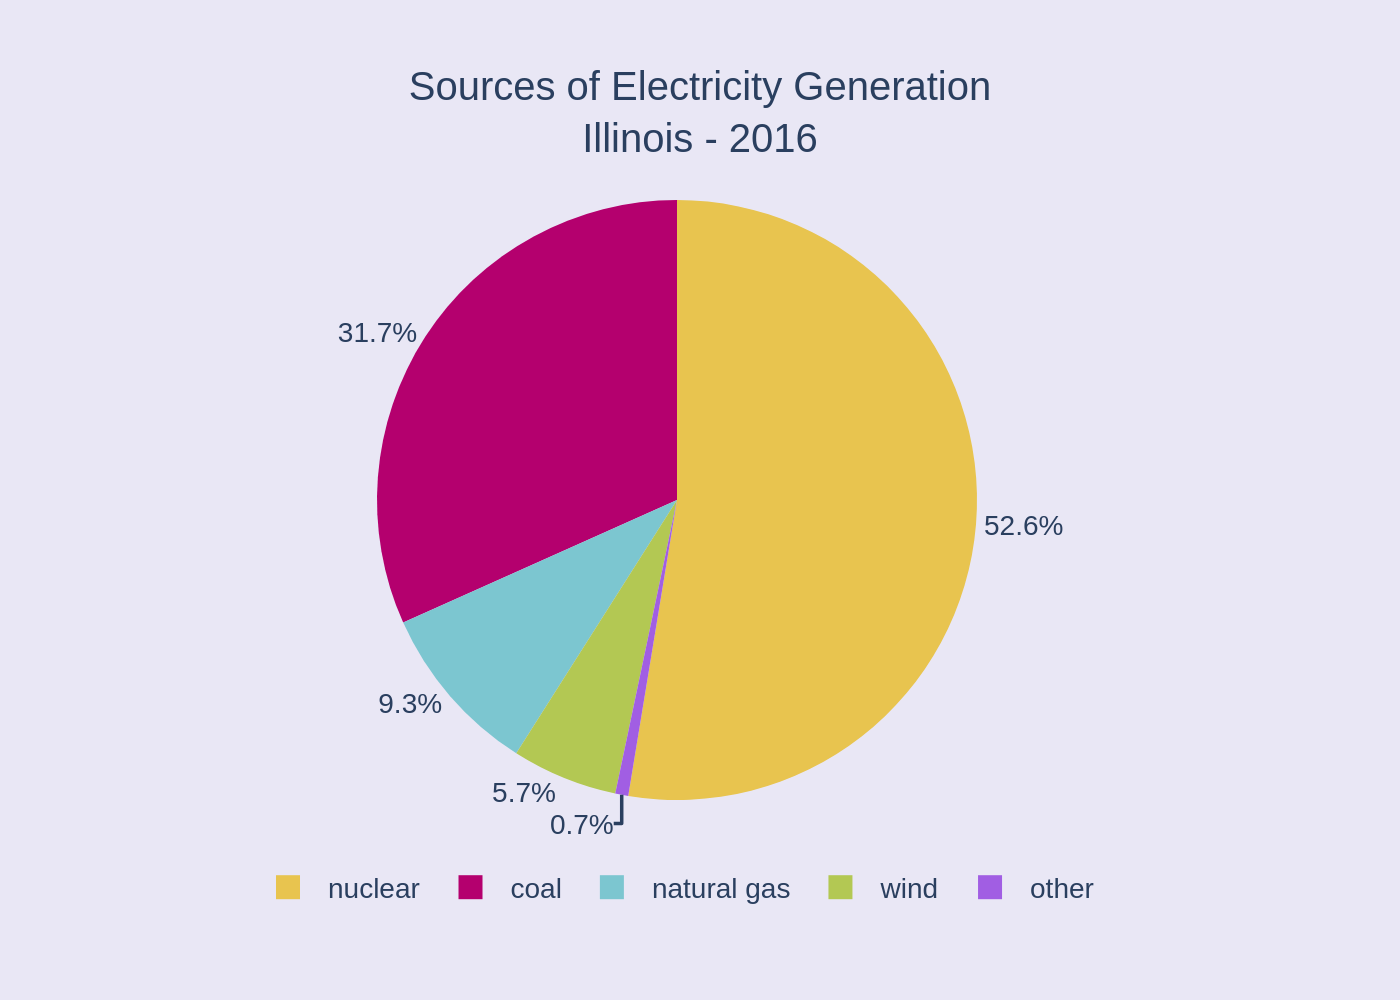

The Python source for this figure:
import sys
import json
import os
import plotly.graph_objects as go

# Check for command-line argument
if len(sys.argv) != 2:
    print("Usage: python generate_chart.py <json_file_path>")
    sys.exit(1)

json_path = sys.argv[1]

# Ensure the JSON file exists
if not os.path.exists(json_path):
    print(f"Error: JSON file not found at {json_path}")
    sys.exit(1)

# Read data from the specified JSON file
with open(json_path, 'r', encoding='utf-8') as f:
    chart_info = json.load(f)

# Extract data for plotting
chart_data = chart_info.get("chart_data", {})
texts = chart_info.get("texts", {})
colors = chart_info.get("colors", [])
categories = chart_data.get("categories", [])
series_data = chart_data.get("series", [])

if not series_data:
    print("Error: 'series' data is missing in the JSON file.")
    sys.exit(1)

values = series_data[0].get("values", [])

# Create the pie chart trace
pie_trace = go.Pie(
    labels=categories,
    values=values,
    marker=dict(colors=colors),
    textinfo='percent',
    textposition='outside',
    hoverinfo='label+percent',
    sort=False,
    insidetextorientation='radial'
)

# Create the figure
fig = go.Figure(data=[pie_trace])

# Build the title string
title_text = texts.get("title", "")
subtitle_text = texts.get("subtitle", "")
if subtitle_text:
    title_text = f"{title_text}<br>{subtitle_text}"

# Update the layout
fig.update_layout(
    title=dict(
        text=title_text,
        x=0.5,
        xanchor='center'
    ),
    font=dict(
        family="Arial",
        size=14
    ),
    legend=dict(
        orientation="h",
        yanchor="bottom",
        y=-0.2,
        xanchor="center",
        x=0.5
    ),
    plot_bgcolor='#e9e7f5',
    paper_bgcolor='#e9e7f5',
    margin=dict(t=100, b=100, l=40, r=40)
)

# Generate the output filename from the input JSON filename
base_filename, _ = os.path.splitext(os.path.basename(json_path))
output_filename = f"{base_filename}.png"

# Save the figure as a PNG image
try:
    fig.write_image(output_filename, scale=2)
    print(f"Chart saved to {output_filename}")
except Exception as e:
    print(f"Error saving image: {e}")
    print("Please ensure you have 'kaleido' installed (`pip install kaleido`) for static image export.")
    sys.exit(1)
